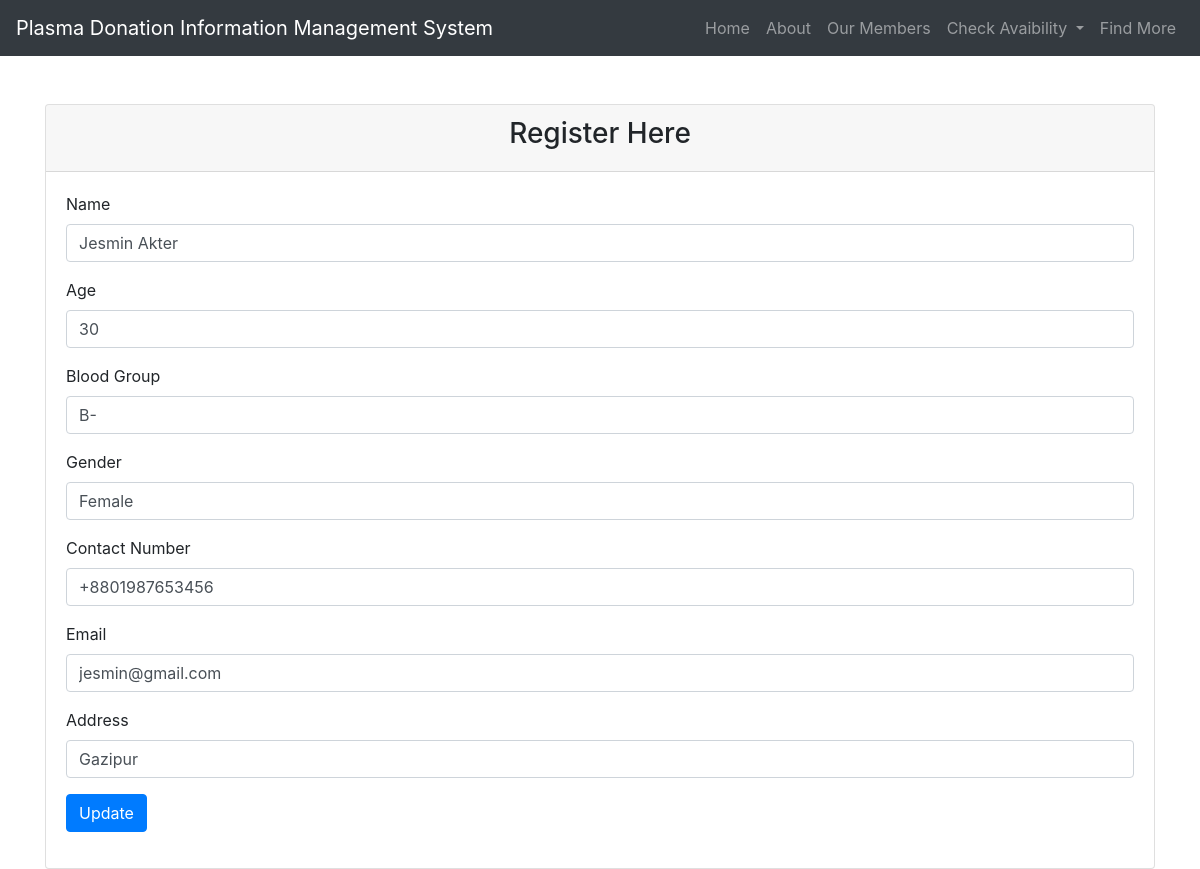
Screenshot of /php/update3.php?id=14 with the database file from the repository.
### tables this page shows
CREATE TABLE `donorinfo` (
  `id` int(11) NOT NULL,
  `name` varchar(100) NOT NULL,
  `Date_of_birth` date NOT NULL,
  `age` int(100) NOT NULL,
  `bloodgroup` varchar(100) NOT NULL,
  `gender` varchar(100) NOT NULL,
  `Contact_number` varchar(14) NOT NULL,
  `email` varchar(100) NOT NULL,
  `address` varchar(150) NOT NULL,
  `Covid19_affected` varchar(100) NOT NULL
);

### php/update3.php (the view, shortened to what this page needs)
<php
?>
<!DOCTYPE html>
<html>
<head>
  <link rel="stylesheet" type="text/css" href="../css/style.css">
  <link rel="stylesheet" href="https://maxcdn.bootstrapcdn.com/bootstrap/4.5.2/css/bootstrap.min.css">
</head>
<body>
<nav class="navbar navbar-expand-sm bg-dark navbar-dark">
  <a class="navbar-brand" href="index1.php">Plasma Donation Information Management System</a>
  <ul class="navbar-nav ml-auto" >
    <li class="nav-item">
      <a class="nav-link" href="index1.php">Home</a>
    </li>
    <li class="nav-item">
      <a class="nav-link" href="#">About</a>
    </li>
    <li class="nav-item">
      <a class="nav-link" href="members.php">Our Members</a>
    </li>
    <li class="nav-item dropdown">
      <a class="nav-link dropdown-toggle" href="#" id="navbardrop" data-toggle="dropdown">
        Check Avaibility
      </a>
    </li>
    <li class="nav-item">
    <a class="nav-link" href="search.php">Find More</a>
    </li>
  </ul>
</nav>
<div class="container mt-5">
<div class="row">
<div class="col-md-12">
<div class="card">
<div class="card-header text-center">
<h3>Register Here</h3>
</div>
<div class="card-body">
<?php
include 'connection.php';
$ids=$_GET['id'];
$showquery="select * from donorinfo where id={$ids}";
$showdata=mysqli_query($con,$showquery);
$arrdata=mysqli_fetch_array($showdata);
    ?>
<form action="" method="post">
  <div class="form-group">
    <label for="name">Name</label>
    <input type="text" name="name" class="form-control" id="name" value="<?php echo $arrdata['name']?>" placeholder="Enter name" required>
  </div>
  <div class="form-group">
    <label for="age">Age</label>
    <input type="text" name="age" class="form-control" id="age" value="<?php echo $arrdata['age']?>" placeholder="Age">
  </div>
  <div class="form-group">
    <label for="bloodgroup">Blood Group</label>
    <input type="text" name="bloodgroup" class="form-control" id="bloodgroup" value="<?php echo $arrdata['bloodgroup']?>" placeholder="Blood Group">
  </div>
  <div class="form-group">
    <label for="gender">Gender</label>
    <input type="text" name="gender" class="form-control" id="gender" value="<?php echo $arrdata['gender']?>"  placeholder="Gender">
  </div>
  <div class="form-group">
    <label for="Contact_number">Contact Number</label>
    <input type="text" name="Contact_number"  minlength="14" maxlength="14" class="form-control" id="Contact_number" value="<?php echo $arrdata['Contact_number']?>" placeholder="Contact Number">
  </div>
  <div class="form-group">
    <label for="email">Email</label>
    <input type="text" name="email" class="form-control" id="email" value="<?php echo $arrdata['email']?>" placeholder="Email">
  </div>
  <div class="form-group">
    <label for="address">Address</label>
    <input type="text" name="address" class="form-control" id="address" value="<?php echo $arrdata['address']?>" placeholder="Address">
  </div>
  <button type="submit" name="save_data" value="Update" class="btn btn-primary">Update</button>
</form>
</div>
</div>
</div>
</div></div>
</body>
</html>

### css/style.css (style rules this page uses)
body { margin:0; padding:0; background:url("https://images.unsplash.com/photo-1550147760-44c9966d6bc7?ixlib=rb-1.2.1&ixid=MXwxMjA3fDB8MHxleHBsb3JlLWZlZWR8MXx8fGVufDB8fHw%3D&w=1000&q=80"); background-size:cover; font-family:sans-serif; }

### rows the page displays
donorinfo: name "Jesmin Akter", age "30", bloodgroup "B-", gender "Female", Contact_number "+8801987653456", email "jesmin@gmail.com", address "Gazipur"
